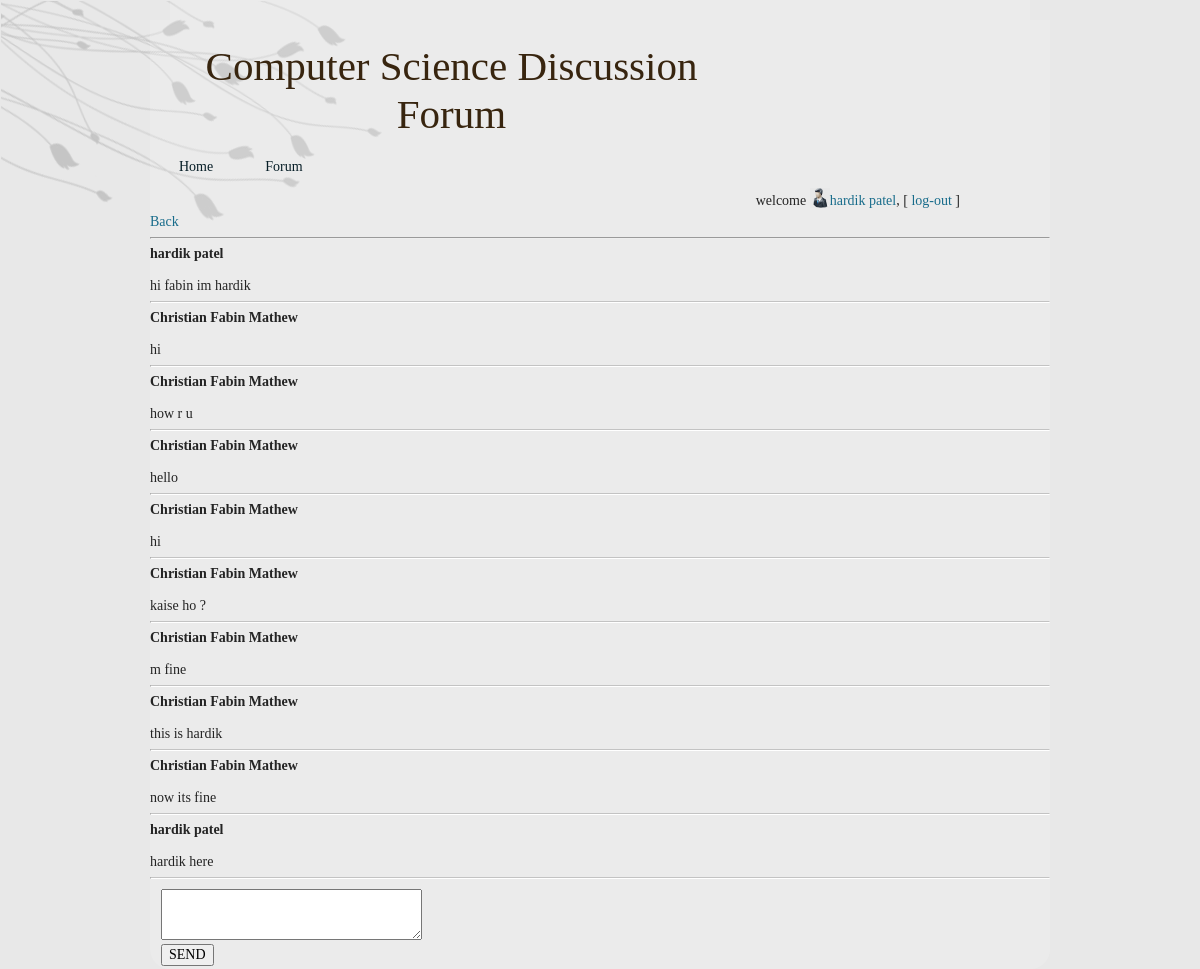
/readmsg.php?id=5 (signed in), run on the app's committed database.
### tables this page shows
CREATE TABLE `chat` (
  `chatdetail_id` int(11) NOT NULL,
  `cdatetime` timestamp NOT NULL DEFAULT CURRENT_TIMESTAMP,
  `message` varchar(1000) NOT NULL,
  `user_id` int(11) NOT NULL,
  `chat_id` int(11) NOT NULL
);

### utility.php (called while the page is built, shortened)
<?php
	function ExecuteQuery ($SQL)
	{
		$rows = mysql_query ($SQL);
		return $rows;
	}
?>

### readmsg.php (the view, shortened to what this page needs)
<?php
	require("header.php");
	require("checkUser.php");
?>
<a href="javascript:void()" onclick="history.back()">Back</a>
<hr/>
<?php
	$rows = ExecuteQuery ("SELECT user_id_from, (select fullname from user where user_id=user_id_from) as fromname,  user_id_to, (select fullname from user where user_id=user_id_to) as toname FROM chatmaster where chat_id=$_GET[id]");
	$row = mysql_fetch_array ($rows);
	$fromid = $row["user_id_from"];
	$from = $row["fromname"];
	$to = $row["toname"];
	$sql = "SELECT * FROM chat WHERE chat_id=$_GET[id] ORDER BY cdatetime ASC";
	$rows = ExecuteQuery ($sql);
	while ($row = mysql_fetch_array($rows))
	{
		if ($row["user_id"] == $fromid)
			echo "<strong>$from</strong><br/><br/>";
		else
			echo "<strong>$to</strong><br/><br/>";
		echo "$row[message]";
		echo "<hr style='border-top:1px solid #c3c3c3; border-bottom:1px solid white'/>";
	}
?>
<form action="writemsg.php" method="POST" onsubmit="return check(this)">
<table>
<tr><td></td><td></td><td><textarea rows="3" cols="30" name="tt" ></textarea><span id='a' style="color: red;"></span></td></tr>
<tr><td></td><td></td><td><input type="submit" value="SEND" ></td></tr>
</table>
</form>

### res/style.css (style rules this page uses)
body { margin: 0 auto; padding: 0; background-color: #E8E8E8; }
form { padding:0 !important; margin:0 !important; }
body { font-family: Georgia, "Times New Roman", Times, Serif; font-size: 14px; color: #242424; }
a { font-family: Georgia, "Times New Roman", Times, Serif; text-decoration: none; color: #186C8B; }
a:link { font-family: Georgia, "Times New Roman", Times, Serif; text-decoration: none; color: #186C8B; }
input, select { font-family: Georgia, "Times New Roman", Times, Serif; font-size: 14px; }

### data on the page
chat: from "hardik patel", message "hi fabin im hardik"
chat: to "Christian Fabin Mathew", message "hi"
chat: to "Christian Fabin Mathew", message "how r u"
chat: to "Christian Fabin Mathew", message "hello"
chat: to "Christian Fabin Mathew", message "hi"
chat: to "Christian Fabin Mathew", message "kaise ho ?"
chat: to "Christian Fabin Mathew", message "m fine"
chat: to "Christian Fabin Mathew", message "this is hardik"
chat: to "Christian Fabin Mathew", message "now its fine"
chat: from "hardik patel", message "hardik here"

### other printed values
$_SESSION["fn"] "hardik patel"
